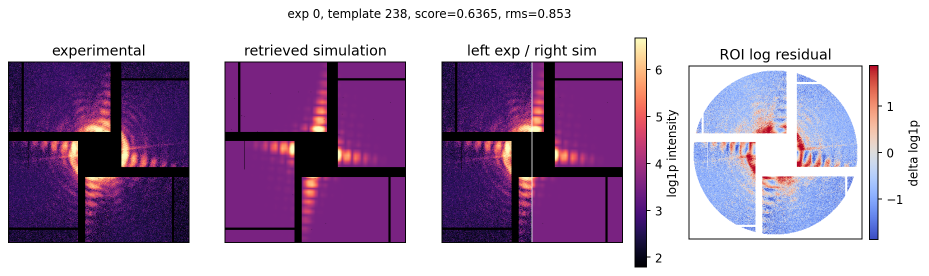
#> input picture validation_package/section5_id57/retrieval_real/retrieval_exp_0000_best_0238.png, 1857 x 551 px (shown at 1/2 size); its folder holds only this picture in this run
$ python make_figure_S02.py
#> lines starting #> are read from the running program, lines starting #| are printed output that depends on the picture
from __future__ import annotations

from pathlib import Path

from PIL import Image, ImageDraw, ImageFont


ROOT = Path(__file__).resolve().parents[2]
SRC_DIR = ROOT / "validation_supporting_package" / "section5_id57" / "retrieval_real"
OUT_DIR = Path(__file__).resolve().parent
IMG_DIR = OUT_DIR / "images"


def crop_light_border(image: Image.Image, threshold: int = 248, pad: int = 8) -> Image.Image:
#> called with threshold = 248, pad = 8
    rgb = image.convert("RGB")
    px = rgb.load()
    w, h = rgb.size
#> w = 1857; h = 551
    xs = []
    ys = []
    for y in range(h):
        for x in range(w):
            r, g, b = px[x, y]
            if r < threshold or g < threshold or b < threshold:
                xs.append(x)
                ys.append(y)
#> after the loop, xs = 500045 items; ys = 500045 items
    if not xs:
        return rgb
    x0 = max(0, min(xs) - pad)
#> x0 = 8
    y0 = max(0, min(ys) - pad)
#> y0 = 9
    x1 = min(w, max(xs) + 1 + pad)
#> x1 = 1848
    y1 = min(h, max(ys) + 1 + pad)
#> y1 = 543
    return rgb.crop((x0, y0, x1, y1))
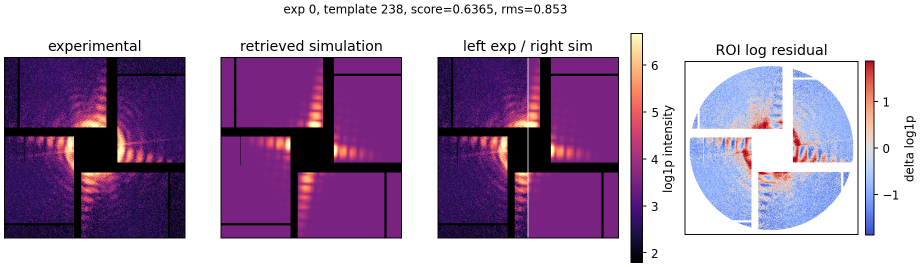
#> returned value: PIL image 1840x534 RGB (shown at 1/2 size); mean R, G, B 174.3, 151.6, 181.3


def load_font(size: int, bold: bool = False) -> ImageFont.ImageFont:
    for name in ["arialbd.ttf" if bold else "arial.ttf", "calibri.ttf"]:
        try:
            return ImageFont.truetype(name, size)
        except OSError:
            pass
    return ImageFont.load_default()


def main() -> None:
    IMG_DIR.mkdir(parents=True, exist_ok=True)
    sources = sorted(SRC_DIR.glob("retrieval_exp_*_best_*.png"))[:4]
    crops = [crop_light_border(Image.open(path)) for path in sources]
#> crops = 1 item
    if not crops:
        raise FileNotFoundError(f"No retrieval images found in {SRC_DIR}")

    target_w = max(c.width for c in crops)
#> target_w = 1840
    scaled = []
    for crop in crops:
        if crop.width != target_w:
            h = int(crop.height * target_w / crop.width)
            crop = crop.resize((target_w, h), Image.Resampling.LANCZOS)
        scaled.append(crop)
#> this loop made 1 pass
#> after the loop, scaled = 1 item

    gap = 20
    margin = 14
    out_w = target_w + 2 * margin
#> out_w = 1868
    out_h = sum(c.height for c in scaled) + gap * (len(scaled) - 1) + 2 * margin
#> out_h = 562
    out = Image.new("RGB", (out_w, out_h), "white")
#> out: PIL image 1868x562 RGB; every value is 255
    draw = ImageDraw.Draw(out)
    font = load_font(28, bold=True)

    y = margin
    for idx, crop in enumerate(scaled):
        out.paste(crop, (margin, y))
        label = f"({chr(ord('a') + idx)})"
        box = draw.textbbox((0, 0), label, font=font)
        draw.rectangle(
            [margin + 8, y + 8, margin + 18 + box[2] - box[0], y + 18 + box[3] - box[1]],
            fill="white",
        )
        draw.text((margin + 13, y + 11), label, fill="black", font=font)
        y += crop.height + gap
#> this loop made 1 pass
#> (label, box, y) on pass 1: ('(a)', (0, 5, 39, 30), 568)
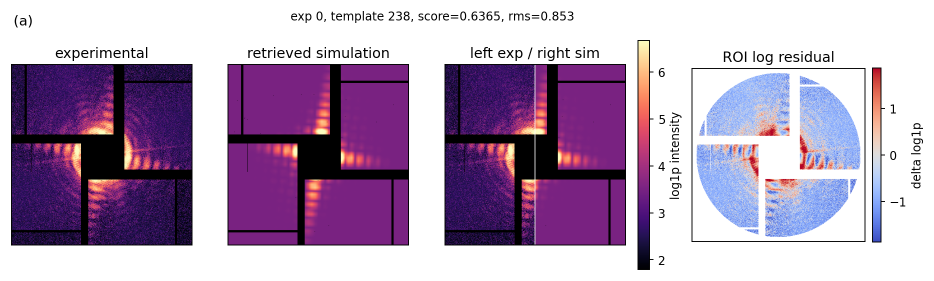
#> out: PIL image 1868x562 RGB (shown at 1/2 size); mean R, G, B 179.4, 158.1, 186
#> after the loop, y = 568

    out.save(IMG_DIR / "figure_S02_id57_full_retrieval_examples.png")


if __name__ == "__main__":
    main()

$ run again, on validation_package/section5_id57/retrieval_real/retrieval_exp_0001_best_0144.png
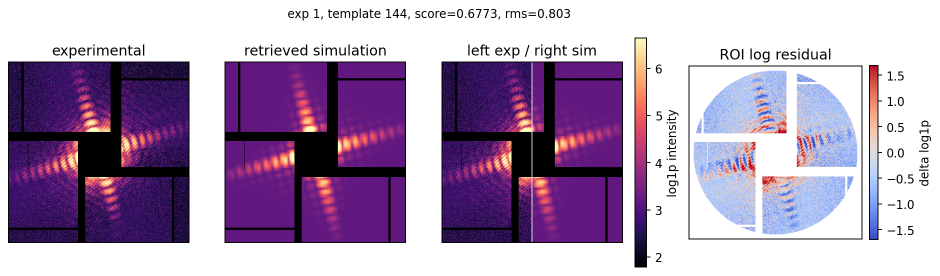
#> input picture validation_package/section5_id57/retrieval_real/retrieval_exp_0001_best_0144.png, 1880 x 551 px (shown at 1/2 size)
#> after the loop in crop_light_border, `for y in range(h):`: xs = 501291 items
#> x0 = 8
#> y0 = 9
#> x1 = 1870
#> y1 = 543
#> in crop_light_border, `return rgb.crop((x0, y0, x1, y1))`:
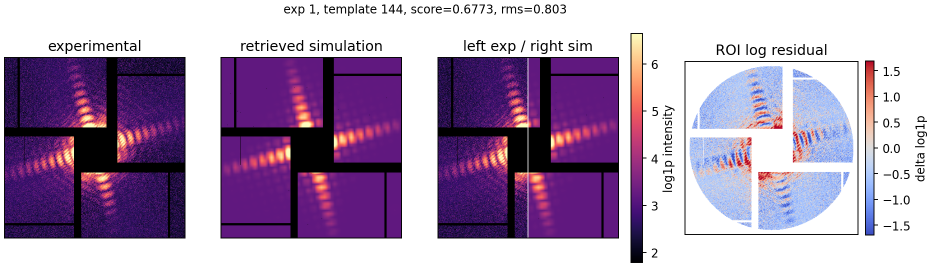
#> returned value: PIL image 1862x534 RGB (shown at 1/2 size); mean R, G, B 172.8, 151.7, 182
#> crops = 1 item
#> target_w = 1862
#> the loop in main, `for crop in crops:` made 1 pass
#> after the loop in main, `for crop in crops:`: scaled = 1 item
#> out_w = 1890
#> out_h = 562
#> the loop in main, `for idx, crop in enumerate(scaled):` made 1 pass
#> (label, box, y) on pass 1: ('(a)', (0, 5, 39, 30), 568)
#> after the loop in main, `for idx, crop in enumerate(scaled):`:
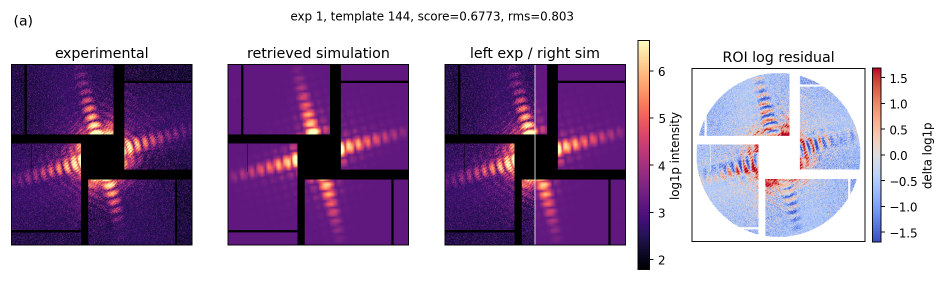
#> out: PIL image 1890x562 RGB (shown at 1/2 size); mean R, G, B 178, 158.3, 186.6
#> after the loop in main, `for idx, crop in enumerate(scaled):`: y = 568
